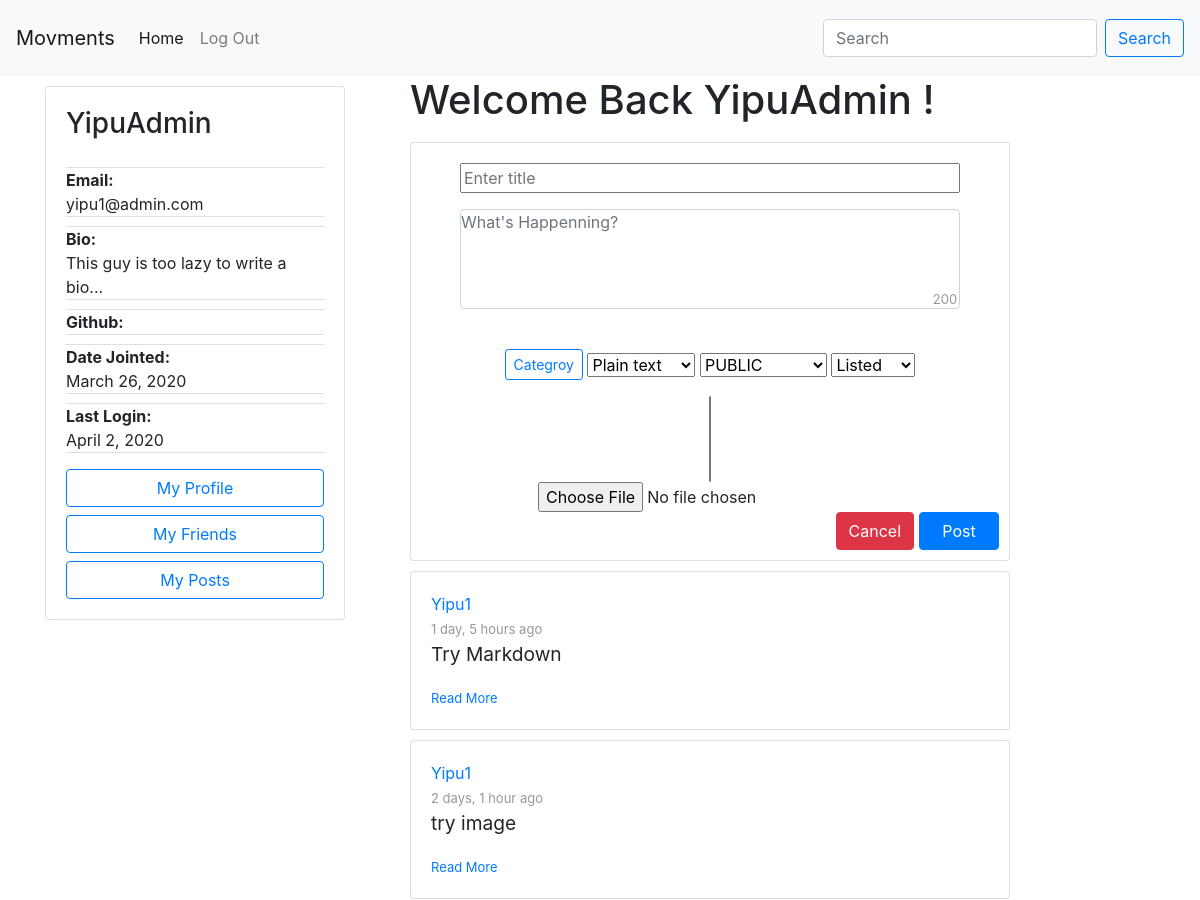
The page /posts/ (signed in, upper part) on the database as committed earlier.
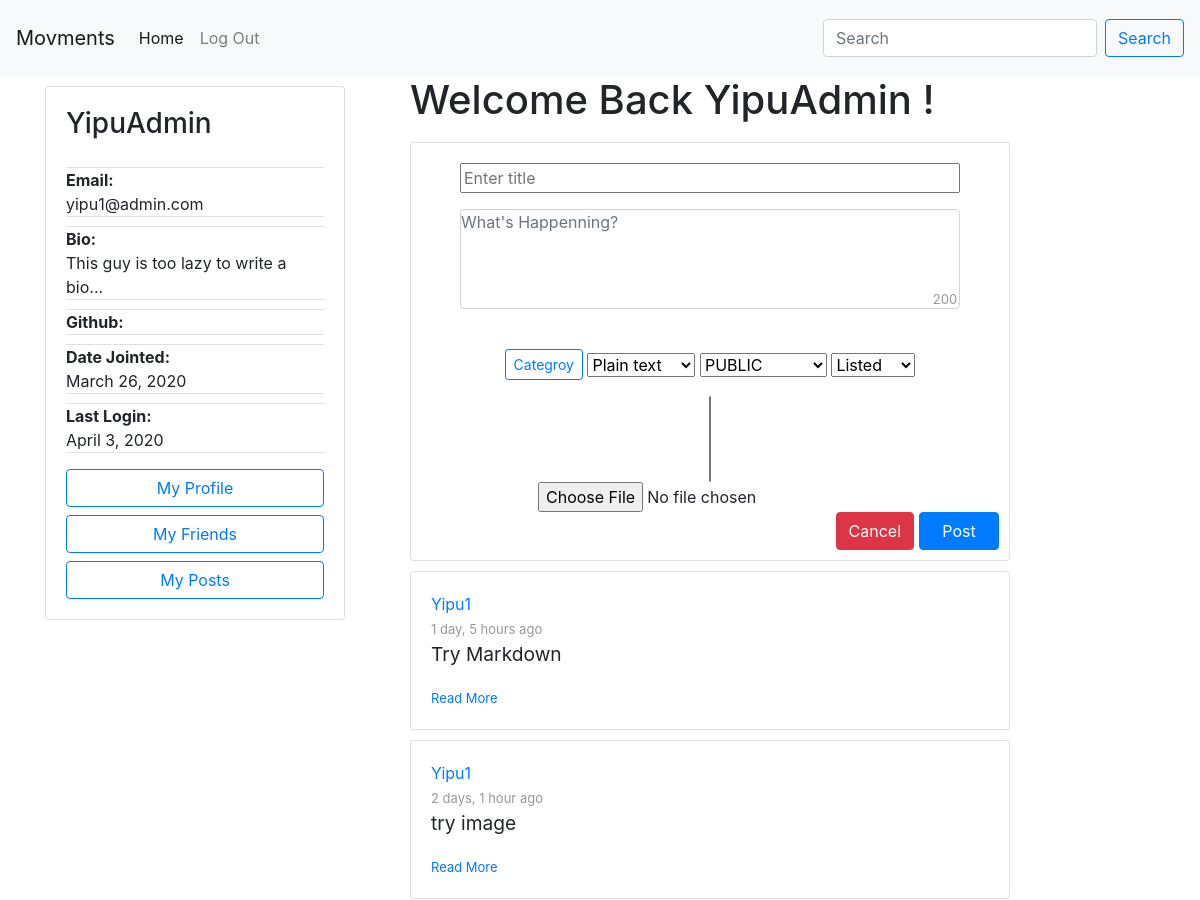
The same page on the database as committed later.
### accounts/models.py (models this page shows, shortened)
class Author(AbstractBaseUser):
    email=models.EmailField(
        verbose_name='email address',
        max_length=60,
        unique=True,
    )
    id = models.CharField(primary_key=True, default=uuid.uuid4().urn[9:], editable=False,max_length=100,unique=True)
    displayName = models.CharField(max_length=30)
    lastName = models.CharField(max_length=30, blank=True)
    firstName = models.CharField(max_length=30, blank=True)
    host = models.CharField(default=settings.HOSTNAME, max_length=100)
    url = models.CharField(default="", max_length=100)
    avatar = models.ImageField(upload_to='avatar/', default = 'avatar/default-avatar.png', blank=True, null=True)
    github = models.URLField(default="", max_length=100, null=True)
    bio = models.CharField(default="This guy is too lazy to write a bio...", max_length=200, blank=True, null=True)
    date_joined=models.DateField(verbose_name="date joined", auto_now=True)
    last_login=models.DateField(verbose_name="last login", auto_now=True)
    active=models.BooleanField(default=True)
    activated=models.BooleanField(default=False)
    node=models.BooleanField(default=False)
    admin=models.BooleanField(default=False)
    share=models.BooleanField(default=False)
    share_image=models.BooleanField(default=False)
    objects = AuthorManager()
    USERNAME_FIELD = 'email'
    REQUIRED_FIELDS = ['displayName', ]

### posting/views.py (the view, shortened to what this page needs)
# urls.py: path('posts/', APIviews.ViewPublicPosts.as_view(), name='view public posts'),
class ViewPublicPosts(APIView):
    permission_classes = [IsActivatedOrReadOnly]
    def get(self, request, format=None):
        try:
            posts = getVisiblePosts(request.user)
            posts.sort(key=lambda x: x.published, reverse=True)
            context = {
                'post_list': posts[:20],
            }
            return render(request, "posting/stream.html", context)
        except Exception as e:
            print(e)
            return HttpResponseServerError(e)

### accounts/permissions.py (called while the page is built)
    def has_permission(self, request, view):
        if request.method in self.safe_method:
            return True
        if request.user:
            return request.user.is_activated
        return False

### posting/helper_functions.py (called while the page is built, shortened)
def getVisiblePosts(requester, author=None):
    result = set()
    if requester.is_anonymous or requester.host != settings.HOSTNAME:
        if author:
            return list(Post.objects.filter(author=author, visibility='PUBLIC', unlisted=False).order_by('-published'))
        else:
            return list(Post.objects.filter(visibility='PUBLIC', unlisted=False).order_by('-published'))

### posting/templates/posting/stream.html (shortened to what this page needs)
{% extends 'posting/homepage.html' %}
{% block shortProfile %}
    {% if request.user.is_authenticated %}
        <div class="short-profile" >
            {% include 'posting/profile-card.html' with request=request %}
        </div>
    {% endif %}
{% endblock %}
{% block content %}
    <ul>
    {% if post_list %}
            {% for post in post_list %}
            <li>
                {% include 'posting/post-inline-view.html' with post=post %}
            </li>
            {% endfor %}
        </ul>
    {% endif %}
{% endblock %}
{% block newPost %}
    {% if request.user.is_authenticated %}
    <div style="text-align:center;">
    <h1>Welcome Back {{ request.user.displayName }} !</h1>
    </div>
    <div class="card" style="width: 600px;">
        <form method="POST" class="post-form" enctype="multipart/form-data" id='post-form'>
            <div class="form-group">
                <input type="text" name="title" style="width:500px;" placeholder="Enter title" required="" maxlength="50" id="id_title">
            </div>
            <div class="form-group">
                <textarea name="content" cols="50" rows="30" class="textarea form-control" style="resize:none;width:500px;" placeholder="What's Happenning?" maxlength="200" required="" id="id_content"></textarea>
                <span id="counter" style="position: relative; bottom: 23px; left: 235px; font-size: small; color:#989898;">200</span>
            </div>
            <div class="container" style="margin-top: 10px;">
                <div class="btn-group">
                <button type="button" name="categories" data-toggle="collapse" href="#post-form-category-input" role="button" aria-expanded="false" aria-controls="post-form-category-input" class="btn btn-outline-primary btn-sm">Categroy</button>
                </div>
                <div class="btn-group">
                    <select name="contentType" id="id_contentType" class="selectpicker" data-style="btn-outline-primary btn-sm" data-width="120px" tabindex="-98">
                        <option value="text/plain" selected="">Plain text</option>
                      </select>
                </div>
                <div class="btn-group">
                    <select name="visibility" id="id_visibility" class="selectpicker" data-style="btn-outline-primary btn-sm" data-width="fit" tabindex="-98">
                        <option value="PUBLIC" selected="">PUBLIC</option>
                    </select>
                </div>
                <div class="btn-group">
                    <select name="unlisted" id="id_unlisted" class="selectpicker" data-style="btn-outline-primary btn-sm" data-width="fit" tabindex="-98">
                        <option value="False" selected="">Listed</option>
                    </select>
                </div>
            </div>
            <div class="btn-group">
                <select name="visibleTo" id="id_VisibleTo" multiple class="selectpicker" data-style="btn-outline-primary btn-sm" data-width="fit" tabindex="-98">
                </select>
            </div>
            <div>
                <input type="file" name="image" accept="image/*" id="id_image">
            </div>
            <div>
                <input type="submit" value="Post" id='post-form-btn-submit' class="btn btn-primary float-right" style="width: 80px;margin-right: 10px;margin-bottom: 10px;">
                <input id='cancel_btn' type="button" name="clear" class="btn btn-danger float-right" value="Cancel" style="margin-right: 5px;">
            </div>
        </form>
    </div>
    {% endif %}
{% endblock %}

### posting/templates/posting/profile-card.html
<div class="card  position-fixed" style="width: 300px;">
    <div class="card-body">
    <h3 class="card-title">{{request.user.displayName }}</h3>
    <p class="card-text">
        <ul class="list-group list-group-flush">
            <li class="list-group-item" style="padding: 0;"><span style="font-weight: bold;">Email:</span><br>{{ request.user.email }}</li>
            <li class="list-group-item" style="padding: 0;"><span style="font-weight: bold;">Bio:</span><br>{{ request.user.bio }}</li>
            <li class="list-group-item" style="padding: 0;"><span style="font-weight: bold;">Github:</span><br>{{ request.user.github }}</li>
            <li class="list-group-item" style="padding: 0;"><span style="font-weight: bold;">Date Jointed:</span><br> {{ request.user.date_joined }}</li>
            <li class="list-group-item" style="padding: 0;"><span style="font-weight: bold;">Last Login:</span><br>{{ request.user.last_login }}</li>
        </ul>
    </p>
    <div id="user-menu">
        <a href="{% url 'accounts:view profile' request.user.id %}" class="btn btn-outline-primary btn-block">My Profile</a>
        <a href="{% url 'friendship:get friends list' request.user.id %}" class="btn btn-outline-primary btn-block">My Friends</a>
        <a href="{% url 'posting:view user posts' request.user.id %}" class="btn btn-outline-primary btn-block">My Posts</a>
    </div>
    </div>
</div>

Rows that differ between the two databases and show on the page:
changed Author "YipuAdmin": user.last_login "April 2, 2020" → "April 3, 2020"
